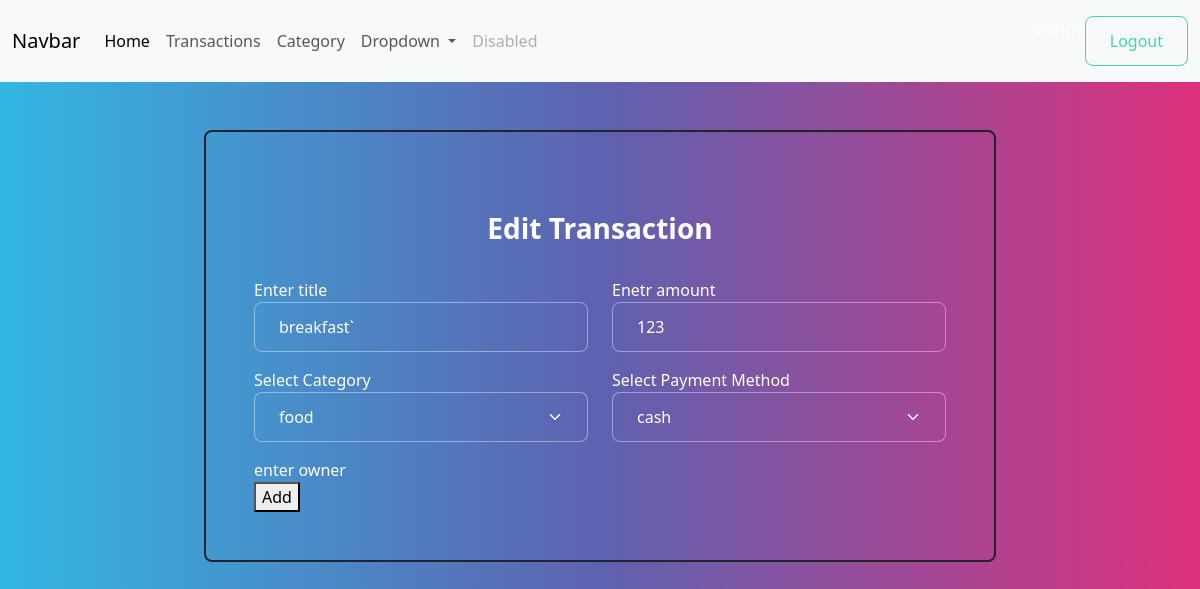
Screenshot of /transactions/3/change/ (signed in) with the database file from the repository.
### myapp/models.py (models this page shows, shortened)
class Transactions(models.Model):
    title=models.CharField(max_length=200)
    amount=models.PositiveIntegerField()
    category_object=models.ForeignKey(Category,on_delete=models.CASCADE)
    payment_options=(
        ("cash","cash"),
        ("upi","upi"),
        ("card","card")
    )
    payment_method=models.CharField(max_length=200,choices=payment_options,default="cash")
    created_date=models.DateTimeField(auto_now_add=True)
    owner=models.ForeignKey(User,on_delete=models.CASCADE)

### myapp/views.py (the view, shortened to what this page needs)
# urls.py: path("transactions/<int:pk>/change/",views.TransactionUpdateView.as_view(),name="transaction-change"),
@method_decorator(signin_required,name="dispatch")
class TransactionUpdateView(View):
    def get(self,request,*args,**kwargs):
        id=kwargs.get("pk")
        trans_obj=Transactions.objects.get(id=id)
        form_instance=TransactionForm(instance=trans_obj)
        return render(request,"transaction_edit.html",{"form":form_instance})

### myapp/forms.py
class TransactionForm(forms.ModelForm):
    class Meta:
        model=Transactions
        fields=["title","amount","category_object","payment_method"]
        widgets={
            "title":forms.TextInput(attrs={"class":"form-control mb-2"}),
            "amount":forms.NumberInput(attrs={"class":"form-control mb-2"}),
            "category_object":forms.Select(attrs={"class":"form-control form-select mb-2"}),
            "payment_method":forms.Select(attrs={"class":"form-control form-select mb-2"}),
        }

### myapp/models.py (called while the page is built)
    def __str__(self):
        return self.name

### myapp/templates/transaction_edit.html (shortened to what this page needs)
{%extends 'base.html'%}
{%block main_block%}
<div class="conatiner">
    <div class="row mt-4">
        <div class="col-2"></div>
        <div class="col-8">
            <form action="" method="post" class="border border-dark border-2 p-4 rounded">
                <h3 class="text-center fw-bold my-3">Edit Transaction</h3>
                <div class="row">
                    <div class="col-6">
                        <label for="">Enter title</label>
                        {{form.title}}
                    </div>
                    <div class="col-6">
                        <label for="">Enetr amount</label>
                        {{form.amount}}
                    </div>
                </div>
                <div class="row">
                    <div class="col-6">
                        <label for="">Select Category</label>
                        {{form.category_object}}
                    </div>
                    <div class="col-6">
                        <label for="">Select Payment Method</label>
                        {{form.payment_method}}
                    </div>
                </div>
                <div class="row">
                    <div class="col-12">
                        <label for="">enter owner</label>
                    </div>
                </div>
                <button type="submit">Add</button>
            </form>
        </div>
        <div class="col-2"></div>
    </div>
</div>
{%endblock%}

### rows the page displays
Transactions: title "breakfast`", amount "123", category_object "food", payment_method "cash"
